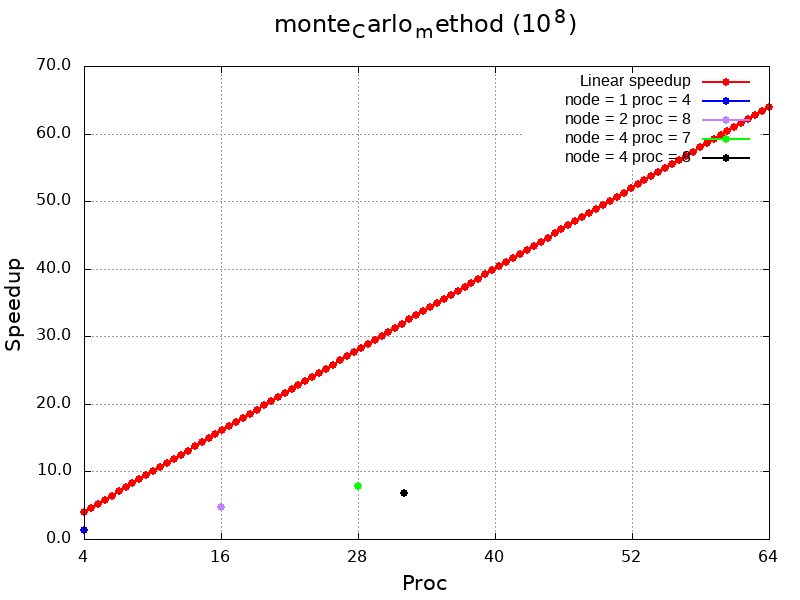

Reproduce this figure in gnuplot.
#! /usr/bin/gnuplot -persist 

set colorsequence podo
set terminal png size 800, 600
set output "monte_Carlo_method_10^8.png"
set title "monte_Carlo_method (10^8)" font 'Calibri,18'
set xlabel "Proc" font 'Calibri,16'
set ylabel "Speedup" font 'Calibri,16'
set format y "%.1f"
set format x "%.0f"
set xtics font 'Calibri,12'
set ytics font 'Calibri,12'
set grid

# Установка явных значений для xtics
set xtics (4, 16, 28, 40, 52, 64)
set xrange [4:64]

# Используем логарифмическую шкалу по оси Y
#set logscale y

# Построение графиков с данными из файлов
plot x title "Linear speedup" with linespoints  lw 2 pt 7 lc rgb 'red', \
     '../monte_Carlo_method_1node_4proc_10^8' using 1:2 title "node = 1 proc = 4" with linespoints lw 2 pt 7 lc rgb 'blue', \
     '../monte_Carlo_method_2node_8proc_10^8' using 1:2 title "node = 2 proc = 8" with linespoints lw 2 pt 7 lc rgb 'purple', \
     '../monte_Carlo_method_4node_7proc_10^8' using 1:2 title "node = 4 proc = 7" with linespoints lw 2 pt 7 lc rgb 'green', \
     '../monte_Carlo_method_4node_8proc_10^8' using 1:2 title "node = 4 proc = 8" with linespoints lw 2 pt 7 lc rgb 'black'